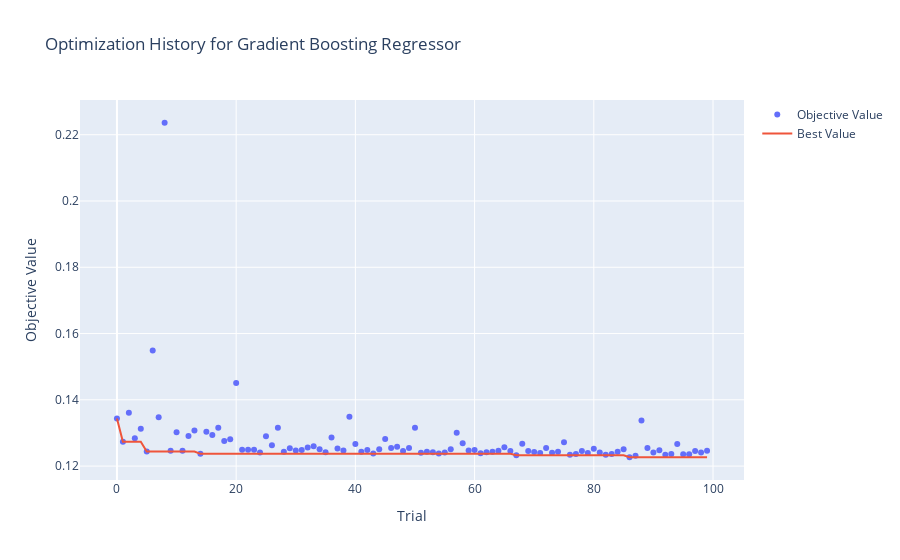

This figure's notebook cell:
### Code cell
# Optimization History
fig1 = vis.plot_optimization_history(study)
fig1.update_layout(title='Optimization History for Gradient Boosting Regressor')
fig1.show()
